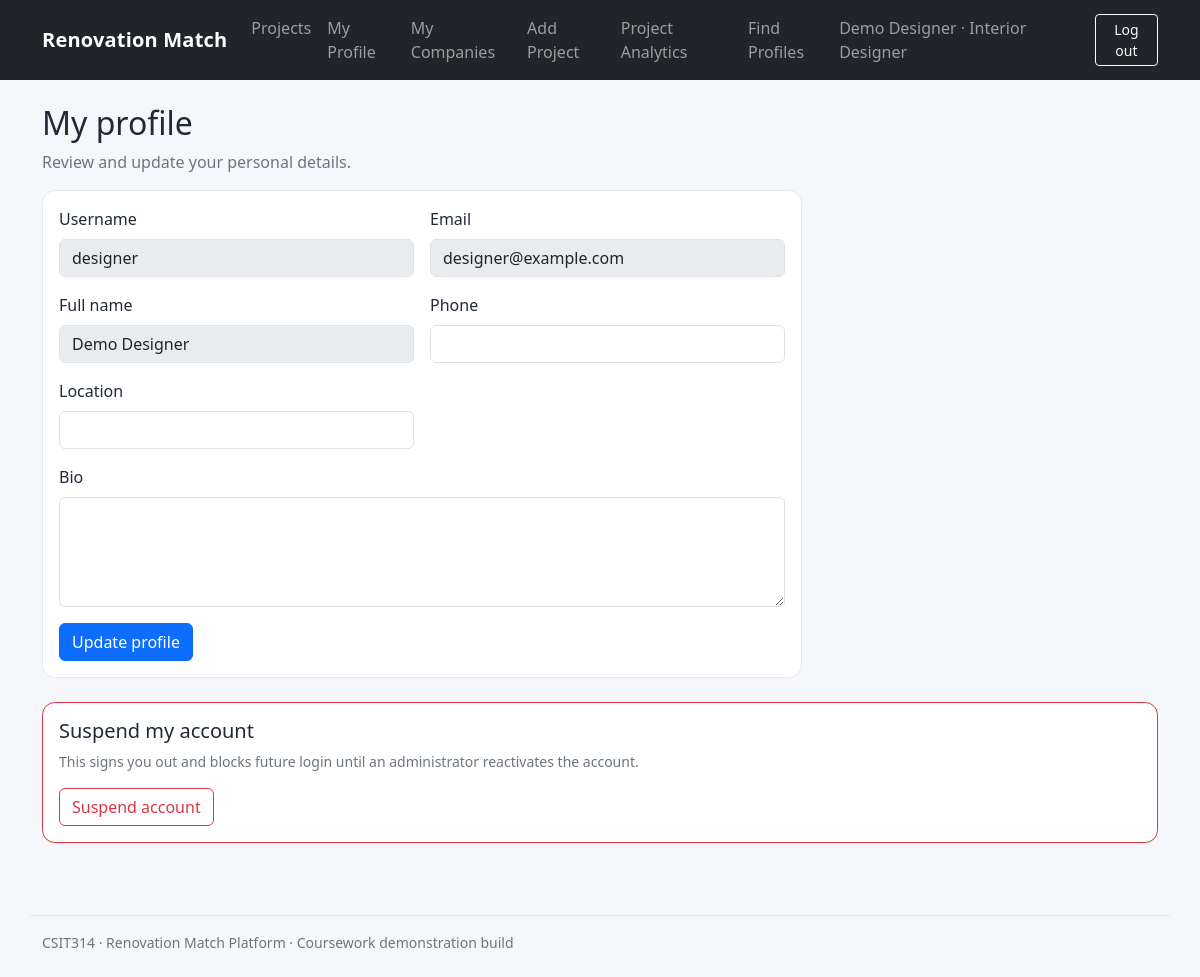
Screenshot of /profile (signed in) with the database file from the repository.
### tables this page shows
CREATE TABLE users (
                id INTEGER PRIMARY KEY AUTOINCREMENT,
                username TEXT NOT NULL UNIQUE,
                email TEXT NOT NULL UNIQUE,
                password_hash TEXT NOT NULL,
                role TEXT NOT NULL CHECK(role IN
                    ('USER_ADMIN','INTERIOR_DESIGNER','CUSTOMER','PLATFORM_MANAGER')),
                full_name TEXT NOT NULL,
                status TEXT NOT NULL DEFAULT 'ACTIVE'
                    CHECK(status IN ('ACTIVE','SUSPENDED')),
                created_at TEXT NOT NULL
            );

### backend/app/boundary/view_user_profile_boundary.py (the view)
@bp.get("/profile")
@login_required
def profile():
    return ViewUserProfileBoundary().display_page()

### backend/app/boundary/view_user_profile_boundary.py (called while the page is built)
    def display_page(self):
        success, result = self.controller.view_user_profile(current_user_id())
        if success:
            return self.show_profile(result)
        return self.show_error(result)

    def show_profile(self, profile):
        return render_template("profile.html", row=profile)

### backend/app/controller/view_user_profile_controller.py (called while the page is built)
    def view_user_profile(self, user_id: int):
        try:
            profile = UserProfile.view_user_profile(user_id)
            if not profile:
                return False, NOT_FOUND
            return True, profile
        except Exception as e:
            return False, str(e)

### backend/app/entity/user_account.py (called while the page is built)
    @staticmethod
    def view_user_account(user_id: int):
        return db.one("SELECT * FROM users WHERE id=?", (user_id,))

### backend/app/entity/user_profile.py (called while the page is built)
    @staticmethod
    def view_user_profile(user_id: int):
        return db.one("""SELECT u.username,u.email,u.full_name,u.role,p.phone,p.location,p.bio,p.updated_at
                         FROM users u JOIN profiles p ON p.user_id=u.id WHERE u.id=?""", (user_id,))

### backend/app/services/auth.py (called while the page is built)
def load_current_user() -> None:
    uid = session.get("user_id")
    g.current_user = UserAccount.view_user_account(uid) if uid else None
    if g.current_user and g.current_user["status"] != "ACTIVE":
        session.clear()
        g.current_user = None

def current_user() -> dict | None:
    return g.get("current_user")

def current_user_id() -> int | None:
    user = current_user()
    return int(user["id"]) if user else None

def login_required(fn: Callable):
    @wraps(fn)
    def wrapper(*args, **kwargs):
        if not current_user():
            if request.path.startswith("/api/"):
                return jsonify(error="Login required"), 401
            flash("Please log in to continue.", "warning")
            return redirect(url_for("login_user_account.login"))
        return fn(*args, **kwargs)
    return wrapper

### backend/app/services/database.py (called while the page is built)
    def connect(self) -> sqlite3.Connection:
        conn = sqlite3.connect(self.path)
        conn.row_factory = sqlite3.Row
        conn.execute("PRAGMA foreign_keys = ON")
        return conn

    def one(self, sql: str, params: tuple = ()) -> sqlite3.Row | None:
        with self.connect() as conn:
            return conn.execute(sql, params).fetchone()

### frontend/templates/profile.html
{% extends "base.html" %}{% block title %}My profile{% endblock %}
{% block content %}<h1 class="h2">My profile</h1><p class="text-secondary">Review and update your personal details.</p>
<form method="post" class="card card-body form-card">
<div class="row g-3"><div class="col-md-6"><label class="form-label">Username</label><input class="form-control" value="{{ row.username }}" disabled></div><div class="col-md-6"><label class="form-label">Email</label><input class="form-control" value="{{ row.email }}" disabled></div>
<div class="col-md-6"><label class="form-label">Full name</label><input class="form-control" value="{{ row.full_name }}" disabled></div><div class="col-md-6"><label class="form-label">Phone</label><input class="form-control" name="phone" value="{{ row.phone }}"></div>
<div class="col-md-6"><label class="form-label">Location</label><input class="form-control" name="location" value="{{ row.location }}"></div><div class="col-12"><label class="form-label">Bio</label><textarea class="form-control" rows="4" name="bio">{{ row.bio }}</textarea></div></div>
<div class="mt-3"><button class="btn btn-primary">Update profile</button></div></form>
<div class="card card-body mt-4 border-danger"><h2 class="h5">Suspend my account</h2><p class="small text-secondary">This signs you out and blocks future login until an administrator reactivates the account.</p><form method="post" action="{{ url_for('suspend_user_profile.profile_suspend') }}" onsubmit="return confirm('Suspend your account?')"><button class="btn btn-outline-danger">Suspend account</button></form></div>
{% endblock %}

### frontend/templates/base.html (shortened to what this page needs)
<!doctype html>
<html lang="en">
<head>
  <link href="https://cdn.jsdelivr.net/npm/bootstrap@5.3.3/dist/css/bootstrap.min.css" rel="stylesheet">
  <link href="{{ url_for('static', filename='style.css') }}" rel="stylesheet">
</head>
<body>
<nav class="navbar navbar-expand-lg navbar-dark bg-dark">
  <div class="container">
    <a class="navbar-brand" href="{{ url_for('view_dashboard.dashboard') if current_user else url_for('login_user_account.login') }}">Renovation Match</a>
    {% if current_user %}
    <div class="collapse navbar-collapse" id="nav">
      <ul class="navbar-nav me-auto">
        <li class="nav-item"><a class="nav-link" href="{{ url_for('view_project.projects') }}">Projects</a></li>
        <li class="nav-item"><a class="nav-link" href="{{ url_for('view_user_profile.profile') }}">My Profile</a></li>
        {% if current_user.role == 'USER_ADMIN' %}
          <li class="nav-item"><a class="nav-link" href="{{ url_for('view_user_account.users_list') }}">Users</a></li>
          <li class="nav-item"><a class="nav-link" href="{{ url_for('search_user_profile.profiles_search') }}">Profiles</a></li>
          <li class="nav-item"><a class="nav-link" href="{{ url_for('view_company.companies') }}">Companies</a></li>
          <li class="nav-item"><a class="nav-link" href="{{ url_for('view_category.categories') }}">Categories</a></li>
        {% elif current_user.role == 'INTERIOR_DESIGNER' %}
          <li class="nav-item"><a class="nav-link" href="{{ url_for('view_company.companies') }}">My Companies</a></li>
          <li class="nav-item"><a class="nav-link" href="{{ url_for('create_project.project_new') }}">Add Project</a></li>
          <li class="nav-item"><a class="nav-link" href="{{ url_for('view_project_analytics.analytics') }}">Project Analytics</a></li>
          <li class="nav-item"><a class="nav-link" href="{{ url_for('search_user_profile.profiles_search') }}">Find Profiles</a></li>
        {% elif current_user.role == 'CUSTOMER' %}
          <li class="nav-item"><a class="nav-link" href="{{ url_for('view_favourites.shortlist') }}">My Shortlist</a></li>
          <li class="nav-item"><a class="nav-link" href="{{ url_for('compare_favourites.compare') }}">Compare</a></li>
        {% endif %}
      </ul>
      <span class="navbar-text me-3">{{ current_user.full_name }} · {{ current_user.role.replace('_',' ').title() }}</span>
      <form method="post" action="{{ url_for('logout_user_account.logout') }}"><button class="btn btn-outline-light btn-sm">Log out</button></form>
    </div>
    {% endif %}
  </div>
</nav>
<main class="container py-4">
  {% block content %}{% endblock %}
</main>
<footer class="container pb-4 small text-secondary">CSIT314 · Renovation Match Platform · Coursework demonstration build</footer>
</body></html>

### frontend/static/style.css (style rules this page uses)
body { background: #f6f7fb; color: #202938; }
.navbar-brand { font-weight: 700; letter-spacing: .2px; }
.card { border: 1px solid #e4e8f0; border-radius: .8rem; }
.form-card { max-width: 760px; }
footer { border-top: 1px solid #e4e8f0; margin-top: 3rem; padding-top: 1rem; }

### rows the page displays
users: full_name "Demo Designer", role.replace "Interior Designer", username "designer", email "designer@example.com"
